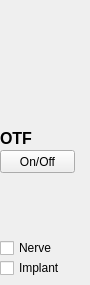
     <widget class="QWidget" name="Implant">
      <attribute name="title">
       <string>Implant</string>
      </attribute>
      <widget class="QLabel" name="MeasureLabel_10">
       <property name="geometry">
        <rect>
         <x>0</x>
         <y>130</y>
         <width>71</width>
         <height>16</height>
        </rect>
       </property>
       <property name="font">
        <font>
         <family>Arial</family>
         <pointsize>12</pointsize>
         <weight>75</weight>
         <bold>true</bold>
        </font>
       </property>
       <property name="text">
        <string>OTF</string>
       </property>
      </widget>
      <widget class="QToolButton" name="m_btnOTFonoffIMPLANT">
       <property name="geometry">
        <rect>
         <x>0</x>
         <y>150</y>
         <width>75</width>
         <height>23</height>
        </rect>
       </property>
       <property name="text">
        <string>On/Off</string>
       </property>
      </widget>
      <widget class="QCheckBox" name="m_checkBoxImplantIMPLANT">
       <property name="geometry">
        <rect>
         <x>0</x>
         <y>260</y>
         <width>81</width>
         <height>16</height>
        </rect>
       </property>
       <property name="text">
        <string>Implant</string>
       </property>
      </widget>
      <widget class="QCheckBox" name="m_checkBoxNerveIMPLANT">
       <property name="geometry">
        <rect>
         <x>0</x>
         <y>240</y>
         <width>81</width>
         <height>16</height>
        </rect>
       </property>
       <property name="text">
        <string>Nerve</string>
       </property>
      </widget>
     </widget>
